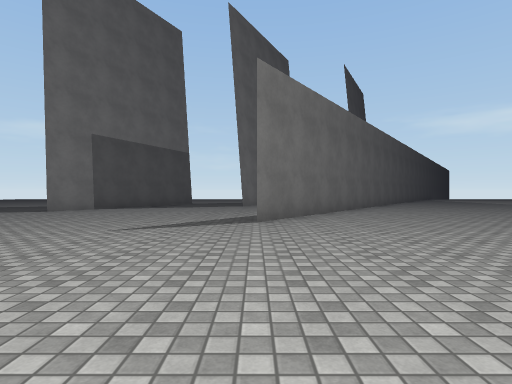
View 1 (above)

18 first-person views from a walk through a 3-D level made in the Unity game engine. The camera is 1.2 m above the floor, looks level and sees 80° across. The floor is counted in squares, 2.4 m on a side. Each view is taken from the middle of a square. On the plan, view 1 faces up. The plan holds only what a view shows up to about 9 squares ahead; the rest is blank. The place goes on beyond the plan. The player character is not drawn. Surface patterns are stand-ins for the level's own textures.

View 2
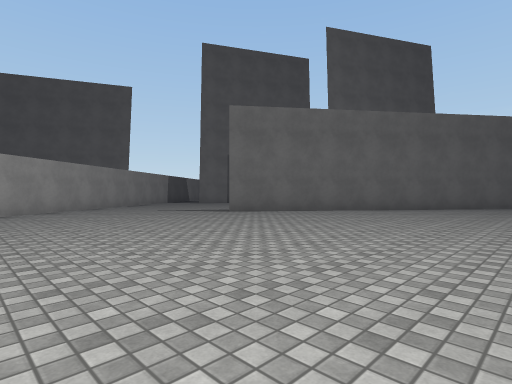

View 3
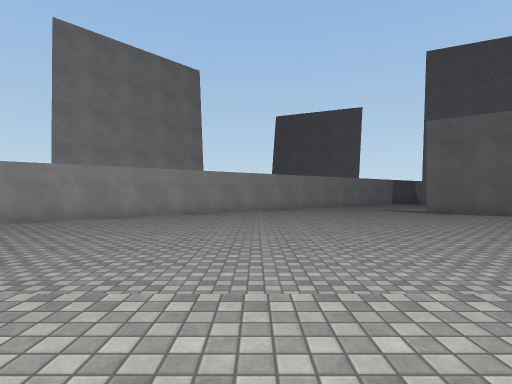

View 4
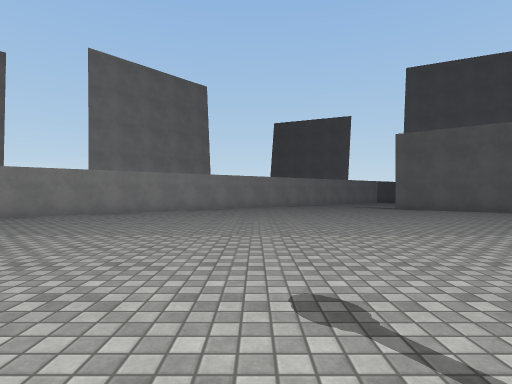

View 5
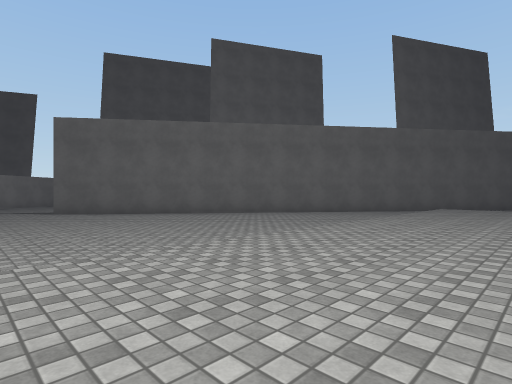

View 6
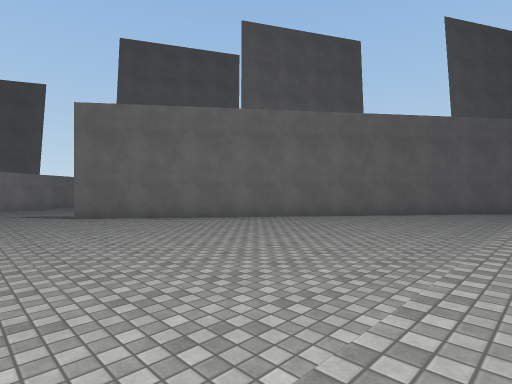

View 7
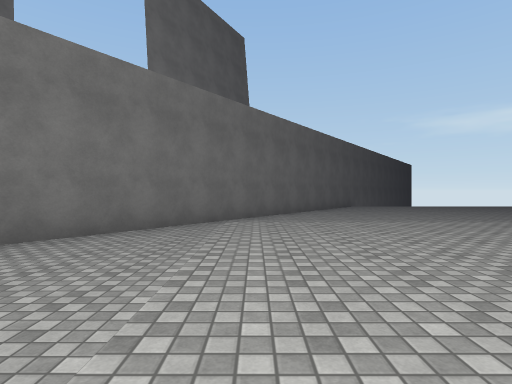

View 8
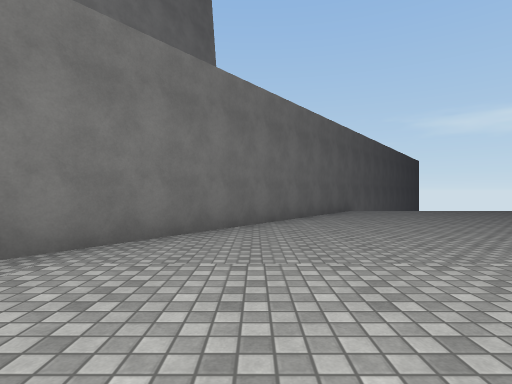

View 9
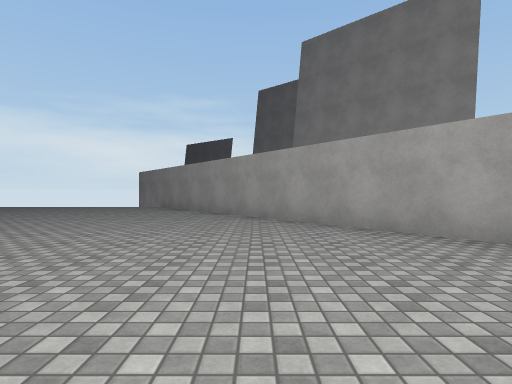

View 10
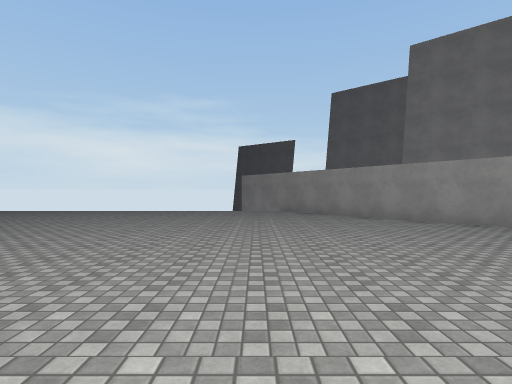

View 11
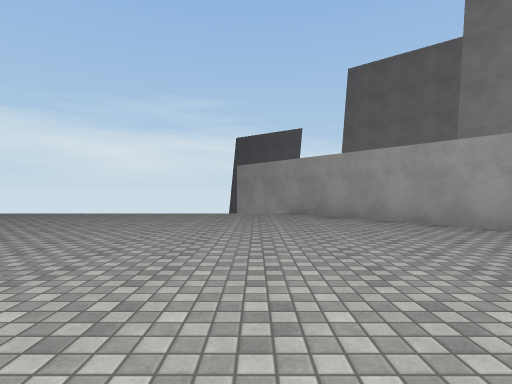

View 12
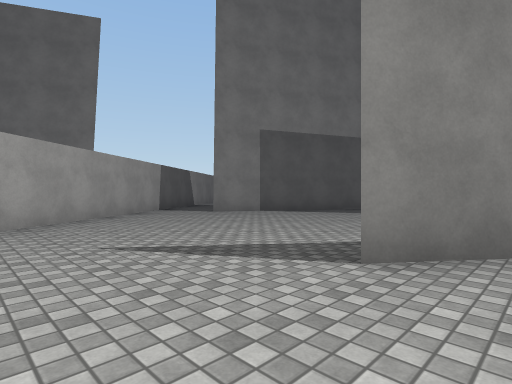

View 13
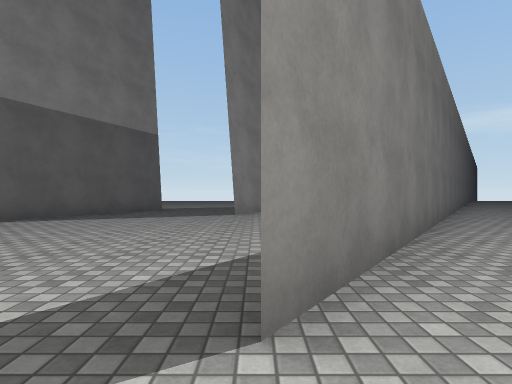

View 14
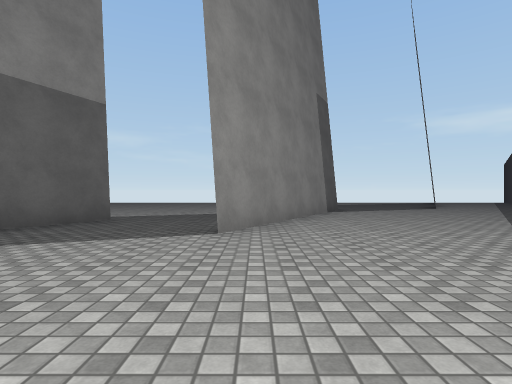

View 15
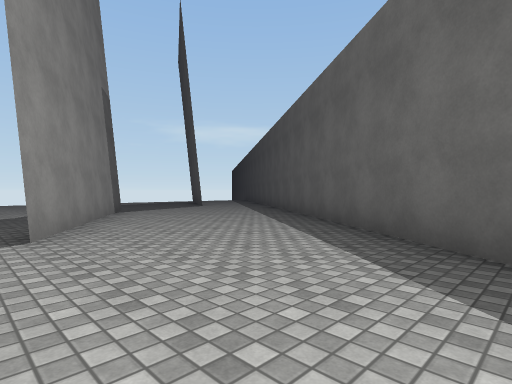

View 16
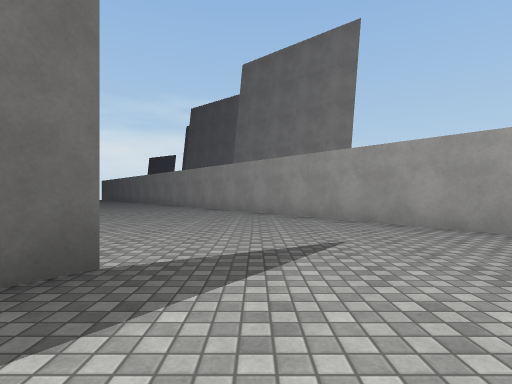

View 17
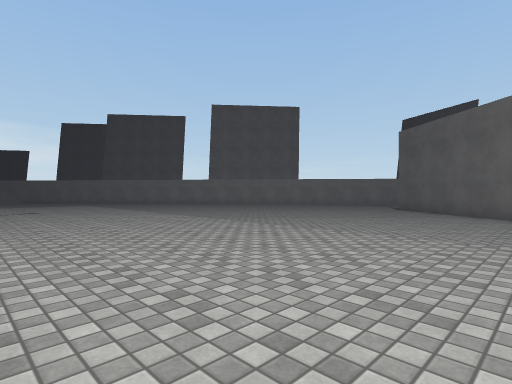

View 18
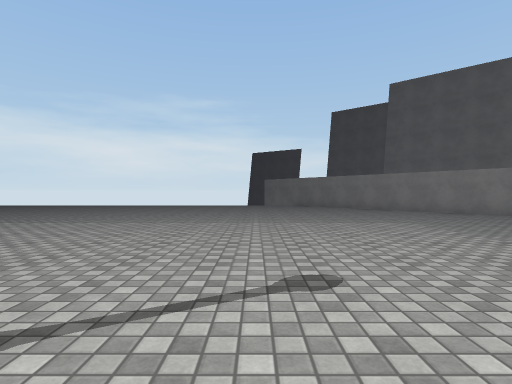

### Floor plan
Key: @ floor where view 1 was taken; # wall or solid block; . main floor; : floor 0.25 m higher than the main floor; / step, stairs or slope.
Columns run from 7 left of view 1 to 11 right of it. Each row starts with its distance up from view 1.
 19                  ##
 18                 ##.
 17                 #..
 16    ...    ... .##..
 15    ..... #....##...
 14     ....##...##....
 13     ....#....#.////
 12     #..##...##.::::
 11    ##..#...##..::::
 10    #......##...:::
  9 ..##......#....::::
  8 #.#......##....::::
  7 ##......##.....::::
  6  #.....##......::::
  5  ##............::::
  4   ##...........::::
  3    ##..........:::
  2     # .........:::
  1      #.........:::
  0      ##@.......::::
 -1       ##.......::::
 -2        # ......::::
 -3         #......////
 -4         ##.........
 -5          ##........
 -6           ##.......
 -7            # ......
 -8             #......
 -9             ##.....
-10              ##....
-11               ##...
-12                #...
-13                ##

Where each view was taken, in squares from view 1:
view 1: 0 up, 0 right, facing up
view 2: 0 up, 6 right, facing up-left
view 3: 0 up, 9 right, facing left
view 4: 0 up, 11 right, facing left
view 5: 3 up, 10 right, facing up-left
view 6: 3 up, 8 right, facing up-left
view 7: 8 up, 8 right, facing up
view 8: 11 up, 9 right, facing up
view 9: 2 down, 5 right, facing down
view 10: 2 down, 9 right, facing down
view 11: 5 down, 9 right, facing down
view 12: 3 up, 1 right, facing up-left
view 13: 4 up, 0 right, facing up
view 14: 7 up, 0 right, facing up
view 15: 7 up, 1 left, facing up-right
view 16: 7 up, 1 left, facing down
view 17: 9 up, 11 right, facing down-left
view 18: 2 up, 10 right, facing down
